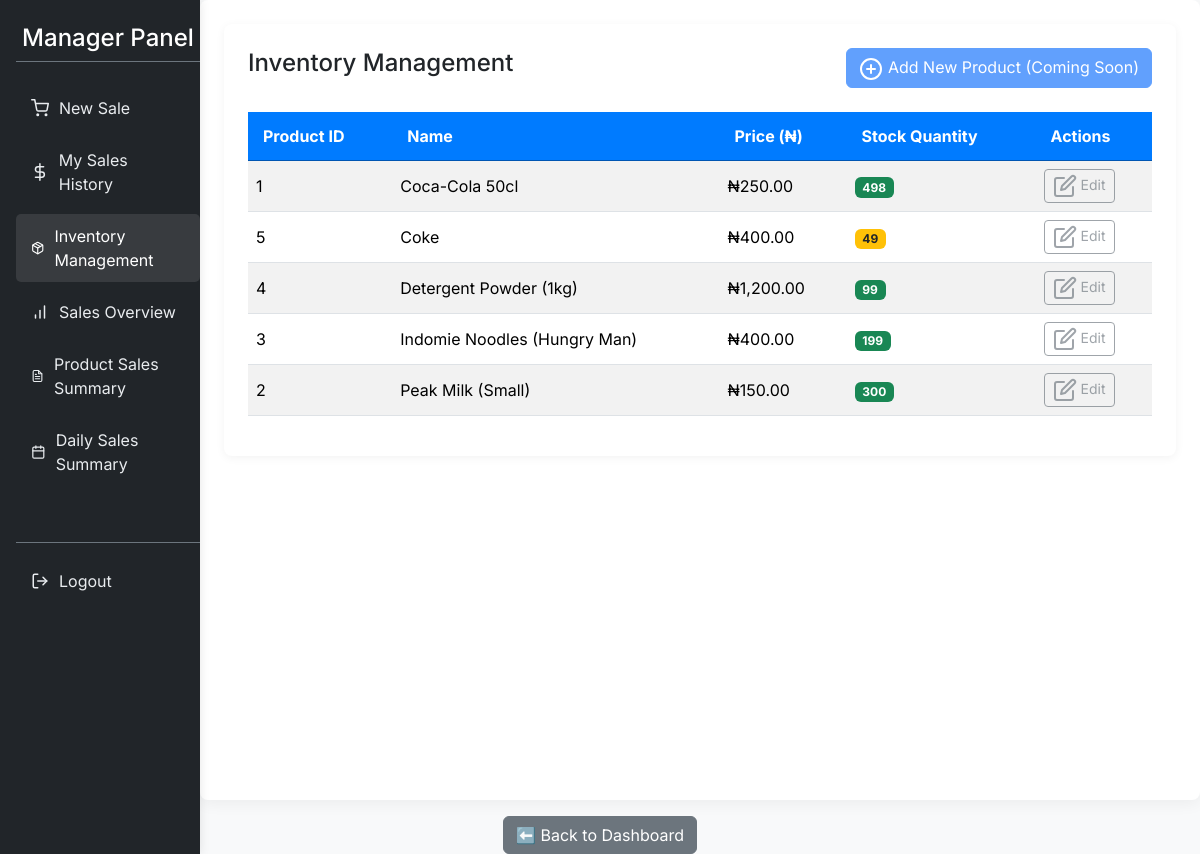
/inventory_management.php (signed in), run on the app's committed database.
### tables this page shows
CREATE TABLE `products` (
  `id` int(11) NOT NULL,
  `name` varchar(255) NOT NULL,
  `description` text DEFAULT NULL,
  `price` decimal(10,2) NOT NULL,
  `stock_quantity` int(11) NOT NULL DEFAULT 0,
  `created_at` timestamp NOT NULL DEFAULT current_timestamp(),
  `updated_at` timestamp NOT NULL DEFAULT current_timestamp() ON UPDATE current_timestamp()
);

### inventory_management.php (the view, shortened to what this page needs)
<?php
require_once 'db_connect.php';
$roleTitle = ucfirst($_SESSION['role']);
$products = [];
try {
    $stmt = $conn->prepare("SELECT id, name, price, stock_quantity FROM products ORDER BY name ASC");
    $stmt->execute();
    $result = $stmt->get_result();
    $products = $result->fetch_all(MYSQLI_ASSOC);
} catch (mysqli_sql_exception $e) {
    error_log("Error fetching product inventory: " . $e->getMessage());
    $error_message = "Could not retrieve product inventory. Please try again later.";
}
?>
<!DOCTYPE html>
<html lang="en">
<head>
    <link href="https://cdn.jsdelivr.net/npm/bootstrap@5.3.3/dist/css/bootstrap.min.css" rel="stylesheet">
</head>
<body>
<div class="container-fluid">
    <div class="row">
        <nav class="col-md-3 col-lg-2 d-md-block bg-dark text-white sidebar py-3">
            <h4 class="text-white ms-3 py-2 text-center border-bottom border-secondary mb-4">
                <?php echo htmlspecialchars($roleTitle); ?> Panel
            </h4>
            <ul class="nav flex-column ms-3">
                <li class="nav-item mb-2">
                    <a class="nav-link" href="my_dashboard.php">
                        <span data-feather="shopping-cart"></span> New Sale
                    </a>
                </li>
                <li class="nav-item mb-2">
                    <a class="nav-link" href="my_sales_history.php">
                        <span data-feather="dollar-sign"></span> My Sales History
                    </a>
                </li>
                <?php if (in_array($_SESSION['role'], ['admin', 'manager'])) : ?>
                    <li class="nav-item mb-2">
                        <a class="nav-link active" aria-current="page" href="inventory_management.php">
                            <span data-feather="package"></span> Inventory Management
                        </a>
                    </li>
                    <li class="nav-item mb-2">
                        <a class="nav-link" href="sales_overview.php">
                            <span data-feather="bar-chart"></span> Sales Overview
                        </a>
                    </li>
                    <li class="nav-item mb-2">
                        <a class="nav-link" href="product_sales_summary.php">
                            <span data-feather="file-text"></span> Product Sales Summary
                        </a>
                    </li>
                    <li class="nav-item mb-2">
                        <a class="nav-link" href="daily_sales_summary.php">
                            <span data-feather="calendar"></span> Daily Sales Summary
                        </a>
                    </li>
                <?php endif; ?>
                <li class="nav-item mt-5 pt-3 border-top border-secondary">
                    <a class="nav-link text-danger" href="logout.php">
                        <span data-feather="log-out"></span> Logout
                    </a>
                </li>
            </ul>
        </nav>
        <main class="col-md-9 ms-sm-auto col-lg-10 px-md-4 py-4">
            <div class="card p-4">
                <div class="d-flex justify-content-between align-items-center mb-4">
                    <h2 class="h4">Inventory Management</h2>
                    <?php if ($_SESSION['role'] === 'admin' || $_SESSION['role'] === 'manager') : ?>
                        <a href="#" class="btn btn-primary disabled">
                            <span data-feather="plus-circle"></span> Add New Product (Coming Soon)
                        </a>
                    <?php endif; ?>
                </div>
                <?php if (empty($products)): ?>
                    <div class="alert alert-info text-center" role="alert">
                        No products found in inventory.
                    </div>
                <?php else: ?>
                    <div class="table-responsive">
                        <table class="table table-striped table-hover align-middle">
                            <thead>
                                <tr>
                                    <th>Product ID</th>
                                    <th>Name</th>
                                    <th>Price (₦)</th>
                                    <th>Stock Quantity</th>
                                    <?php if ($_SESSION['role'] === 'admin' || $_SESSION['role'] === 'manager') : ?>
                                        <th>Actions</th>
                                    <?php endif; ?>
                                </tr>
                            </thead>
                            <tbody>
                                <?php foreach ($products as $product): ?>
                                    <tr>
                                        <td><?php echo htmlspecialchars($product['id']); ?></td>
                                        <td><?php echo htmlspecialchars($product['name']); ?></td>
                                        <td>₦<?php echo number_format($product['price'], 2); ?></td>
                                        <td>
                                            <span class="badge <?php echo ($product['stock_quantity'] < 10) ? 'bg-danger' : (($product['stock_quantity'] < 50) ? 'bg-warning text-dark' : 'bg-success'); ?>">
                                                <?php echo htmlspecialchars($product['stock_quantity']); ?>
                                            </span>
                                        </td>
                                        <?php if ($_SESSION['role'] === 'admin' || $_SESSION['role'] === 'manager') : ?>
                                            <td>
                                                <a href="#" class="btn btn-sm btn-outline-secondary disabled" title="Edit Product">
                                                    <span data-feather="edit"></span> Edit
                                                </a>
                                            </td>
                                        <?php endif; ?>
                                    </tr>
                                <?php endforeach; ?>
                            </tbody>
                        </table>
                    </div>
                <?php endif; ?>
            </div>
        </main>
    </div>
    <div class="text-center">
        <a href="my_dashboard.php" class="btn btn-secondary mt-3">⬅️ Back to Dashboard</a>
    </div>
</div>
</body>
</html>

### inventory_management.php (style rules this page uses)
body { font-family: 'Inter', sans-serif; background-color: #f8f9fa; color: #343a40; }
.sidebar { position: fixed; top: 0; bottom: 0; left: 0; z-index: 1000; padding: 48px 0 0; box-shadow: 0 0 10px rgba(0, 0, 0, 0.1); background-color: #212529 !important; }
.sidebar .nav-link { color: #e9ecef !important; transition: background-color 0.2s ease, color 0.2s ease; padding: 10px 15px; border-radius: 5px; display: flex; align-items: center; }
.sidebar .nav-link svg { margin-right: 10px; width: 18px; height: 18px; stroke-width: 2; }
.sidebar .nav-link:hover, .sidebar .nav-link.active { background-color: rgba(255, 255, 255, 0.1); color: #fff !important; }
main { margin-left: 25%; background-color: #fff; padding: 30px !important; border-radius: 8px; box-shadow: 0 4px 15px rgba(0, 0, 0, 0.05); min-height: 100vh; }
@media (min-width: 768px) { main { margin-left: calc(25% / 12 * 10); padding-left: calc(2 * 100vw / 12 + 1.5rem) !important; } }
.card { border: none; border-radius: 8px; box-shadow: 0 2px 10px rgba(0, 0, 0, 0.05); margin-bottom: 25px; }
.table thead th { background-color: #007bff; color: #fff; border-color: #0056b3; padding: 12px 15px; vertical-align: middle; }

### data on the page
products: id "1", name "Coca-Cola 50cl", price "250.00", stock_quantity "498"
products: id "5", name "Coke", price "400.00", stock_quantity "49"
products: id "4", name "Detergent Powder (1kg)", price "1,200.00", stock_quantity "99"
products: id "3", name "Indomie Noodles (Hungry Man)", price "400.00", stock_quantity "199"
products: id "2", name "Peak Milk (Small)", price "150.00", stock_quantity "300"

### other printed values
$roleTitle "Manager"
